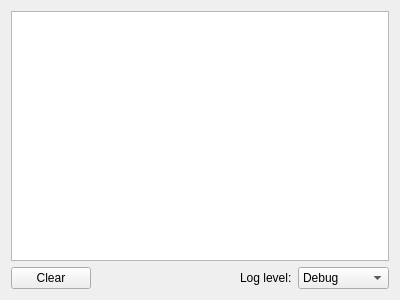
<?xml version="1.0" encoding="UTF-8"?>
<ui version="4.0">
 <class>LogWindow</class>
 <widget class="QWidget" name="LogWindow">
  <property name="geometry">
   <rect>
    <x>0</x>
    <y>0</y>
    <width>400</width>
    <height>300</height>
   </rect>
  </property>
  <property name="windowTitle">
   <string>Form</string>
  </property>
  <layout class="QVBoxLayout" name="verticalLayout">
   <item>
    <widget class="QTextEdit" name="textEdit">
     <property name="readOnly">
      <bool>true</bool>
     </property>
    </widget>
   </item>
   <item>
    <layout class="QHBoxLayout" name="horizontalLayout">
     <item>
      <widget class="QPushButton" name="clearButton">
       <property name="text">
        <string>Clear</string>
       </property>
      </widget>
     </item>
     <item>
      <spacer name="horizontalSpacer">
       <property name="orientation">
        <enum>Qt::Horizontal</enum>
       </property>
       <property name="sizeHint" stdset="0">
        <size>
         <width>40</width>
         <height>20</height>
        </size>
       </property>
      </spacer>
     </item>
     <item>
      <widget class="QLabel" name="label">
       <property name="text">
        <string>Log level:</string>
       </property>
      </widget>
     </item>
     <item>
      <widget class="QComboBox" name="logLevelComboBox">
       <item>
        <property name="text">
         <string>Debug</string>
        </property>
       </item>
       <item>
        <property name="text">
         <string>Normal</string>
        </property>
       </item>
       <item>
        <property name="text">
         <string>Only Errors</string>
        </property>
       </item>
      </widget>
     </item>
    </layout>
   </item>
  </layout>
 </widget>
 <resources/>
 <connections/>
</ui>
